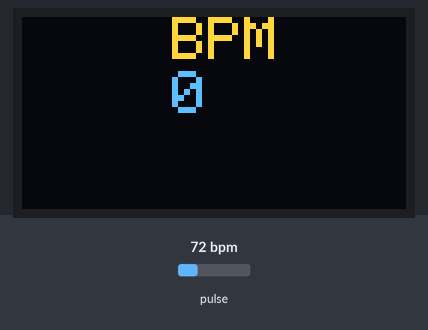
Simulated run of this program. Board: ESP32. Shown: 128×64 one-colour display. Inputs (shaded band) come from the test bench; at power-on: pulse 72 bpm. The OLED is the two-colour kind (top 16 rows yellow).

Above: at 3.1 s.
At 4.2 s:
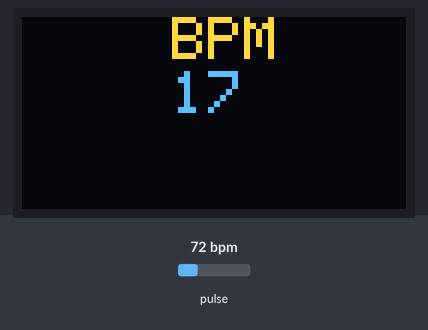
4.3 s: pulse set to 42 bpm
At 6.6 s:
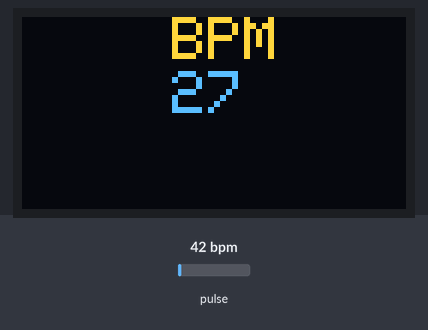
7.3 s: pulse set to 158 bpm
At 9.1 s:
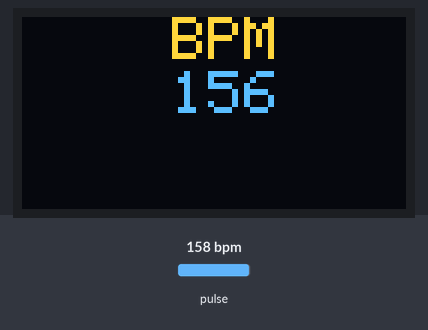
9.2 s: pulse set to 70 bpm
At 13.1 s:
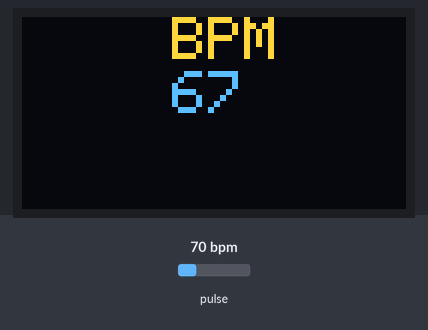
Timing chart, 0 to 14.6 s (numbered marks = the images above; inputs shaded):
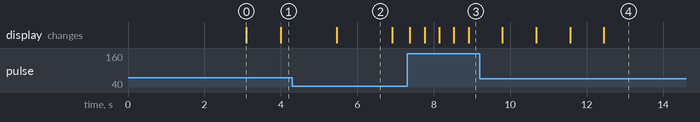

The program:

main.cpp
```cpp
#include <SPI.h>
#include <Wire.h>

#include <Adafruit_GFX.h>
#include <Adafruit_SSD1306.h>

#define SCREEN_WIDTH 128
#define SCREEN_HEIGHT 64

#define OLED_MOSI  23
#define OLED_CLK   18
#define OLED_DC    27
#define OLED_CS    5
#define OLED_RESET 17
Adafruit_SSD1306 display(SCREEN_WIDTH, SCREEN_HEIGHT, OLED_MOSI, OLED_CLK, OLED_DC, OLED_RESET, OLED_CS);

#include "MAX30105.h"
#include "heartRate.h"

MAX30105 particleSensor;

const byte RATE_SIZE = 4;
byte rates[RATE_SIZE];
byte rateSpot = 0;
long lastBeat = 0;

float beatsPerMinute;
int beatAvg;

void setup() {

  Serial.begin(9600);

  //Inicializace displeje

  if(!display.begin(SSD1306_SWITCHCAPVCC)) {
    Serial.println(F("SSD1306 allocation failed"));
    for(;;);
  }
  display.clearDisplay();
  display.display();
  delay(3000);

  //Inicializace senzoru

  if (!particleSensor.begin(Wire, I2C_SPEED_FAST)) {
    Serial.println("MAX30102 was not found. Please check wiring/power. ");
    while (1);
  }

  particleSensor.setup();
  particleSensor.setPulseAmplitudeRed(0x0A);
  particleSensor.setPulseAmplitudeGreen(0);

}

void loop() {
  long irValue = particleSensor.getIR();

  //detecte finger
  if(irValue > 7000){
    display.clearDisplay();
    display.setTextSize(2);
    display.setTextColor(WHITE);
    display.setCursor(50,0);
    display.println("BPM");
    display.setCursor(50,18);
    display.println(beatAvg);
    display.display();

    if (checkForBeat(irValue) == true) {

      display.clearDisplay();
      display.setTextSize(2);
      display.setTextColor(WHITE);
      display.setCursor(50,0);
      display.println("BPM");
      display.setCursor(50,18);
      display.println(beatAvg);
      display.display();

      //Measure duration between two beats
      long delta = millis() - lastBeat;
      lastBeat = millis();

      beatsPerMinute = 60 / (delta / 1000.0);

      if (beatsPerMinute < 255 && beatsPerMinute > 20) {

        rates[rateSpot++] = (byte)beatsPerMinute;
        rateSpot %= RATE_SIZE;
        beatAvg = 0;

        for (byte x = 0 ; x < RATE_SIZE ; x++)
          beatAvg += rates[x];
        beatAvg /= RATE_SIZE;
      }
    }

  //If no finger is detected
  } else {
      beatAvg=0;
      display.clearDisplay();
      display.setTextSize(1);
      display.setTextColor(WHITE);
      display.setCursor(30,5);
      display.println("Please Place ");
      display.setCursor(30,15);
      display.println("your finger ");
      display.display();
  }

}
```

Measured:
- after the input at 7.3 s, the display: first changes after 0.07 s (image 3 shows a later state)
- after the input at 9.2 s, the display: first changes after 0.60 s (image 4 shows a later state)
- what the display in image 0 shows lasts 0.9 s, from 3.1 s to 4.0 s
- what the display in image 2 shows lasts 1.4 s, from 5.5 s to 6.9 s
